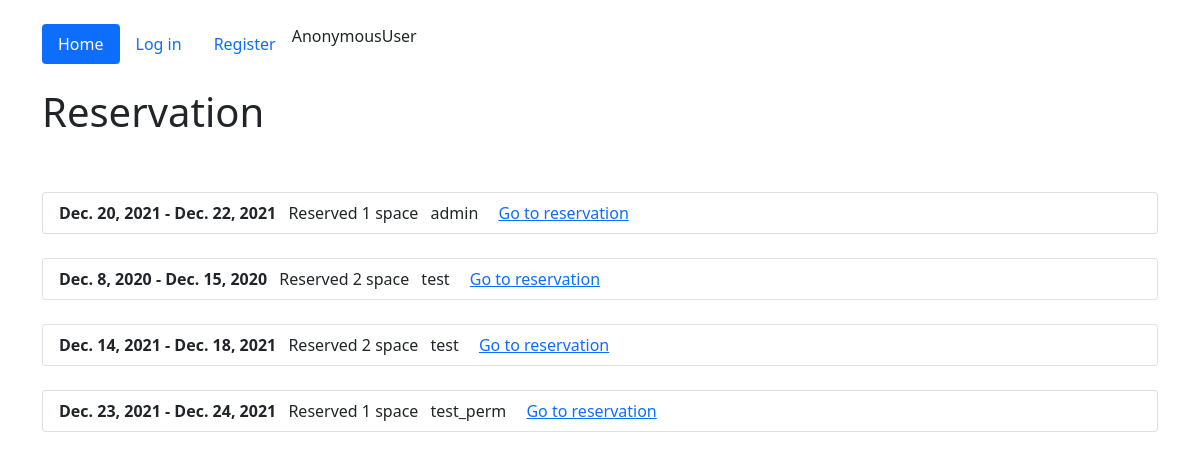
The page / on the database its author committed.
### parking_spaces/models.py (models this page shows, shortened)
class Reservation(models.Model):
    class Meta:
        verbose_name = 'Reservation'
        verbose_name_plural = 'Reservations'
    start_date = models.DateField()
    end_date = models.DateField()
    parking_space = models.ForeignKey(ParkingSpace, on_delete=models.PROTECT)
    client = models.ForeignKey(User, on_delete=models.CASCADE)

class ParkingSpace(models.Model):
    class Meta:
        verbose_name = 'Space'
        verbose_name_plural = 'Spaces'

### parking_spaces/views.py (the view)
# urls.py: path('', HomeListView.as_view(), name='home'),
class HomeListView(ListView):
    model = Reservation
    template_name = 'index.html'
    context_object_name = 'queryset'

### parking_spaces/templates/index.html (shortened to what this page needs)
<!doctype html>
<html lang="en">
  <head>
    <link href="https://cdn.jsdelivr.net/npm/bootstrap@5.1.3/dist/css/bootstrap.min.css" rel="stylesheet">
  </head>
  <body>
    <div class="container mt-4">
        <ul class="nav nav-pills">
          <li class="nav-item">
              {% url 'home' as url_home %}
            <a class="nav-link {% if url_home == request.path %} active {% endif %}" href="{{url_home}}">Home</a>
          </li>
            {% if request.user.is_authenticated %}
             <li class="nav-item">
              {% url 'log_out_page' as url_log_out %}
              <button onclick="window.location.href = '{{url_log_out}}'" type = "button" class="btn btn-danger mx-4">Logout</button>
            {% else %}
            <li class="nav-item">
              {% url 'login_page' as url_login %}
            <a class="nav-link {% if url_login == request.path %} active {% endif %}" href="{{url_login}}">Log in</a>
          </li>
          <li class="nav-item">
              {% url 'sign_in_page' as url_sign_in %}
            <a class="nav-link {% if url_sign_in == request.path %} active {% endif %}" href="{{url_sign_in}}">Register</a>
          </li>
            {% endif %}
            {{request.user}}
        </ul>
    {% block content %}
        <h1 class="mt-4">Reservation</h1><br>
        {% for i in queryset %}
            <ul class="list-group mt-4">
                <li class="list-group-item">
                    <b>{{ i.start_date }} - {{ i.end_date }}</b>
                    <span class="m-2">Reserved {{ i.parking_space.id }} space</span>
                    <span class="mr-2">{{ i.client.username }}</span>
                    <span class="float-right m-3"><a href="/detail/{{i.id}}">Go to reservation</a></span>
                </li>
            </ul>
        {% endfor %}
    {% endblock %}
    </div>
  </body>
</html>

### rows shown on the page
Reservation: start_date "Dec. 20, 2021", end_date "Dec. 22, 2021", parking_space.id "1", client.username "admin"
Reservation: start_date "Dec. 8, 2020", end_date "Dec. 15, 2020", parking_space.id "2", client.username "test"
Reservation: start_date "Dec. 14, 2021", end_date "Dec. 18, 2021", parking_space.id "2", client.username "test"
Reservation: start_date "Dec. 23, 2021", end_date "Dec. 24, 2021", parking_space.id "1", client.username "test_perm"

### other values the page prints
{{ request.user }} "AnonymousUser"
